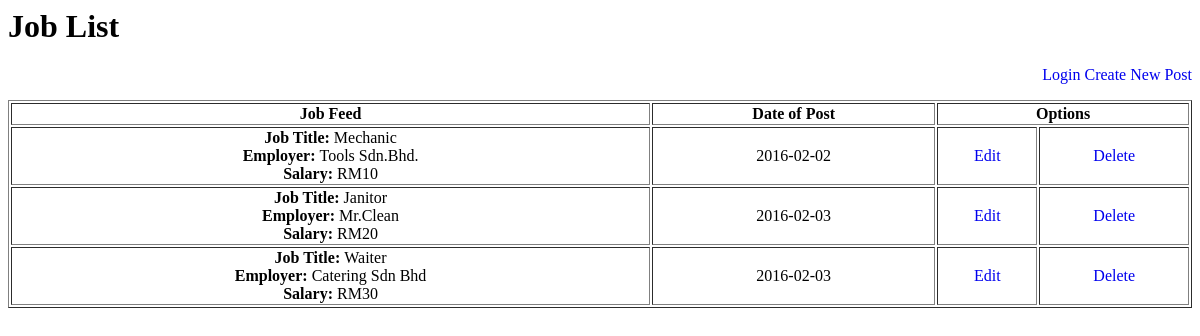
The page /Job-List.php on the database as committed earlier.
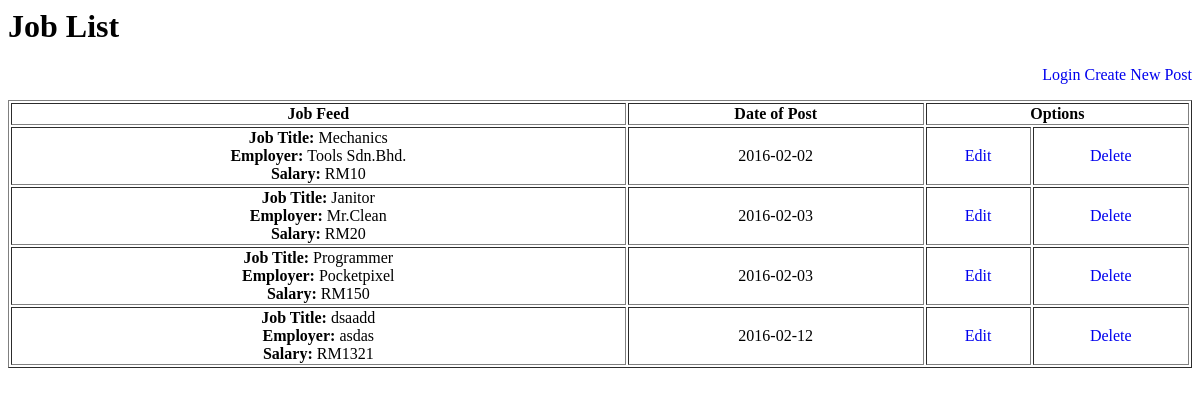
The same page on the database as committed later.
### tables this page shows
CREATE TABLE `posts` (
  `work` varchar(50) DEFAULT NULL,
  `employer` varchar(50) DEFAULT NULL,
  `salary` int(11) DEFAULT NULL,
  `location` varchar(2000) DEFAULT NULL,
  `scope` varchar(2000) DEFAULT NULL,
  `addinfo` varchar(2000) DEFAULT NULL,
  `jobcat` varchar(100) DEFAULT NULL,
  `loccat` varchar(100) DEFAULT NULL,
  `date_posted` date DEFAULT NULL,
  `id` int(11) NOT NULL AUTO_INCREMENT,
  PRIMARY KEY (`id`)
);

### Job-List.php (the view, shortened to what this page needs)
<html>
<head>
    <link rel="stylesheet" type="text/css" href="main.css">
</head>
<?php
    include 'dbcon.php';
    $sql = "SELECT * FROM posts";
    $results= mysqli_query($conn, $sql);
?>
<body>
    <div class="main">
        <header>
            <h1>Job List</h1>
        </header>
        <p class="buttonalign">
            <a href="login.php">Login</a>
            <a href="create-post.php">Create New Post</a>
        </p>
        <p>
            <table border="1" width="100%">
                <thead>
                    <tr>
                        <th colspan="4">Job Feed</th>
                        <th>Date of Post</th>
                        <th colspan="2">Options</th>
                    </tr>
                </thead>
                <tbody align="center">
                    <?php
                    if(mysqli_num_rows($results) > 0){
                    while($postinfo=mysqli_fetch_array($results)){
                        echo "<tr>";
                        echo "<td colspan='4'>"."<a class=\"postlink\" href=\"viewpost.php?id=".$postinfo['id']."\">"."<b>Job Title: </b>".$postinfo['work']."<br>"."<b>Employer: </b>".$postinfo['employer']."<br>"."<b>Salary: </b>"."RM".$postinfo['salary']."</a>"."</td>";
                        echo "<td>".$postinfo['date_posted']."</td>";
                        echo "<td><a href=\" updatepost.php?id=".$postinfo['id']." \">Edit</a></td>";
                        echo "<td><a href=\" deletepost.php?id=".$postinfo['id']." \">Delete</a></td>";
                        echo "</tr>";
                    }
                }
                    ?>
                </tbody>
            </table>
</body>
</html>

### main.css (style rules this page uses)
a { text-decoration: none; }
.buttonalign { margin: auto; text-align: right; }
.postlink { text-decoration:none; color: black; }

Rows that differ between the two databases and show on the page:
removed posts: work "Waiter", employer "Catering Sdn Bhd", salary "30", date_posted "2016-02-03"
changed posts "Tools Sdn.Bhd.": work "Mechanic" → "Mechanics"
added posts: work "Programmer", employer "Pocketpixel", salary "150", date_posted "2016-02-03"
added posts: work "dsaadd", employer "asdas", salary "1321", date_posted "2016-02-12"
